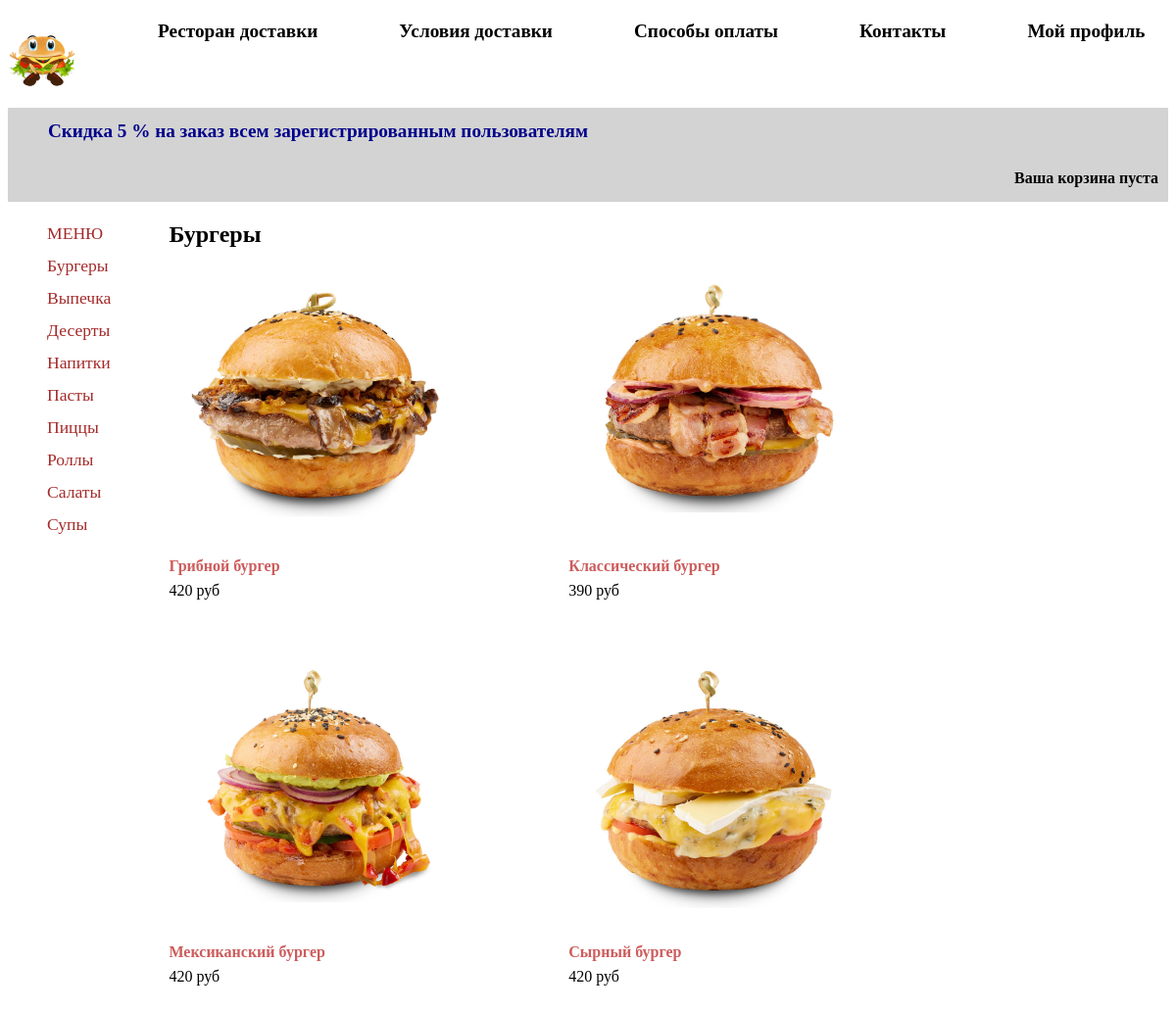
The page /burgers/ on the database its author committed.
### store/models.py (models this page shows, shortened)
class Category(models.Model):
    name = models.CharField(max_length=200, verbose_name='Категория')
    slug = models.SlugField(max_length=200)
    class Meta:
        ordering = ('name',)
        verbose_name_plural = 'Категории'
    def get_absolute_url(self):
        return reverse('product_list_by_category', args=[self.slug])

class Product(models.Model):
    category = models.ForeignKey(Category, on_delete=models.SET_NULL, null=True, verbose_name='Категория')
    name = models.CharField(max_length=200, verbose_name='Название')
    slug = models.SlugField(max_length=200)
    image = models.CharField(max_length=100, blank=True, null=True, verbose_name='Картинка')
    description = models.TextField(null=True, blank=True, verbose_name='Описание')
    price = models.DecimalField(max_digits=10, decimal_places=0, verbose_name='Цена')
    volume = models.CharField(max_length=50, null=True, verbose_name='Объем')
    available = models.BooleanField(default=True, verbose_name='Доступность товара')
    created = models.DateTimeField(auto_now_add=True, verbose_name='Дата создания')
    updated = models.DateTimeField(auto_now=True, verbose_name='Дата обновления')
    class Meta:
        ordering = ('name',)
        index_together = (('id', 'slug'),)
        verbose_name_plural = 'Товары'
    def get_absolute_url(self):
        return reverse('product_detail', args=[self.id, self.slug])

### store/views.py (the view)
# urls.py: path('', views.product_list, name='home'),
def product_list(request, category_slug=None):
    category = None
    categories = Category.objects.all()
    products = Product.objects.filter(available=True)
    if category_slug:
        category = get_object_or_404(Category, slug=category_slug)
        products = products.filter(category=category)
    data = {'category': category, 'categories': categories, 'products': products}
    return render(request, 'store/product_list.html', data)

### store/cart.py (called while the page is built)
    def __len__(self):
        return sum(item['quantity'] for item in self.cart.values())

### store/context_processors.py (called while the page is built)
def cart(request):
    return {'cart': Cart(request)}

### templates/store/product_list.html (shortened to what this page needs)
{% extends "index.html" %}
{% load static %}
{% block content %}
    <div id="sidebar">
        <ul>
            <li {% if not category %}class="selected"{% endif %}>
                <a href="{% url "home" %}">МЕНЮ</a>
            </li>
            {% for c in categories %}
                <li {% if category.slug == c.slug %}class="selected"
                    {% endif %}>
                    <a href="{{ c.get_absolute_url }}">{{ c.name }}</a>
                </li>
            {% endfor %}
        </ul>
    </div>
    <div class="pl-header">
        <h2>{% if category %}
            {{ category.name }}
        {% else %}Меню
        {% endif %}</h2>
        <div class="product-list">
            {% for product in products %}
                <div class="item">
                    <a href="{{ product.get_absolute_url }}">
                        <img src="{% if product.image %}{% static product.image %}
                              {% else %}{% static "img/no_image.png" %}
                              {% endif %}">
                    </a>
                    <br>
                    <a href="{{ product.get_absolute_url }}">{{ product.name }}</a>
                    <br>
                    <div id="price">{{ product.price }} руб</div>
                </div>
            {% endfor %}
        </div>
    </div>
{% endblock %}

### store/static/css/base.css (style rules this page uses)
body { font-family: Tahoma, serif; }

### store/static/css/product_list.css (style rules this page uses)
#sidebar { display: flex; flex-direction: column; margin-right: 5%; }
#sidebar ul { list-style-type: none; line-height: 2em; }
#sidebar ul li a { color: brown; text-decoration: none; font-size: 1.1em; }
.pl-header { display: flex; flex-direction: column; }
.product-list { display: flex; flex-direction: row; flex-wrap: wrap; }
.item { flex-basis: 40%; flex-direction: column; padding-bottom: 3%; }
.item img { width: 75%; height: 75%; }
.item a { text-decoration: none; color: indianred; line-height: 2em; font-weight: bolder; text-align: center; }

### rows shown on the page
Category: name "Бургеры"
Category: name "Выпечка"
Category: name "Десерты"
Category: name "Напитки"
Category: name "Пасты"
Category: name "Пиццы"
Category: name "Роллы"
Category: name "Салаты"
Category: name "Супы"
Product: image (picture), name "Грибной бургер", price "420"
Product: image (picture), name "Классический бургер", price "390"
Product: image (picture), name "Мексиканский бургер", price "420"
Product: image (picture), name "Сырный бургер", price "420"
